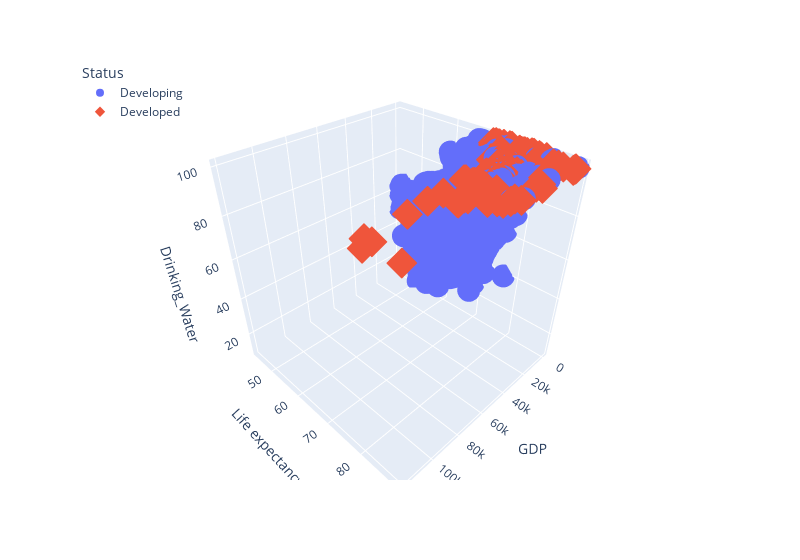

Write notebook code for a chart like this one.
### Markdown cell above
# GDP vs LE vs DW

### Code cell
# Creating a 3D-Scatter
fig = px.scatter_3d(
    water_gdp_df,
    x="GDP",
    y="Life expectancy ",
    z="Drinking_Water",
    color="Status",
    symbol="Status",
    width=800,
    
)
fig.update_layout(legend=dict(x=0, y=1))
fig.show()

### Figure 1 — Plotly figure (JSON) as saved in the notebook; plotly's stock layout.template omitted (floating-point values rounded to 4 significant figures; data arrays with more than 128 entries replaced by an {"elided": "..."} marker saying what was removed)
{"data": [{"hovertemplate": "Status=Developing<br>GDP=%{x}<br>Life expectancy =%{y}<br>Drinking_Water=%{z}<extra></extra>", "legendgroup": "Developing", "marker": {"color": "#636efa", "symbol": "circle"}, "mode": "markers", "name": "Developing", "scene": "scene", "showlegend": true, "type": "scatter3d", "x": {"elided": "1407 float values"}, "y": {"elided": "1407 float values"}, "z": {"elided": "1407 float values"}}, {"hovertemplate": "Status=Developed<br>GDP=%{x}<br>Life expectancy =%{y}<br>Drinking_Water=%{z}<extra></extra>", "legendgroup": "Developed", "marker": {"color": "#EF553B", "symbol": "diamond"}, "mode": "markers", "name": "Developed", "scene": "scene", "showlegend": true, "type": "scatter3d", "x": {"elided": "242 float values"}, "y": {"elided": "242 float values"}, "z": {"elided": "242 float values"}}], "layout": {"legend": {"title": {"text": "Status"}, "tracegroupgap": 0, "x": 0, "y": 1}, "margin": {"t": 60}, "scene": {"domain": {"x": [0, 1], "y": [0, 1]}, "xaxis": {"title": {"text": "GDP"}}, "yaxis": {"title": {"text": "Life expectancy "}}, "zaxis": {"title": {"text": "Drinking_Water"}}}, "width": 800}}
